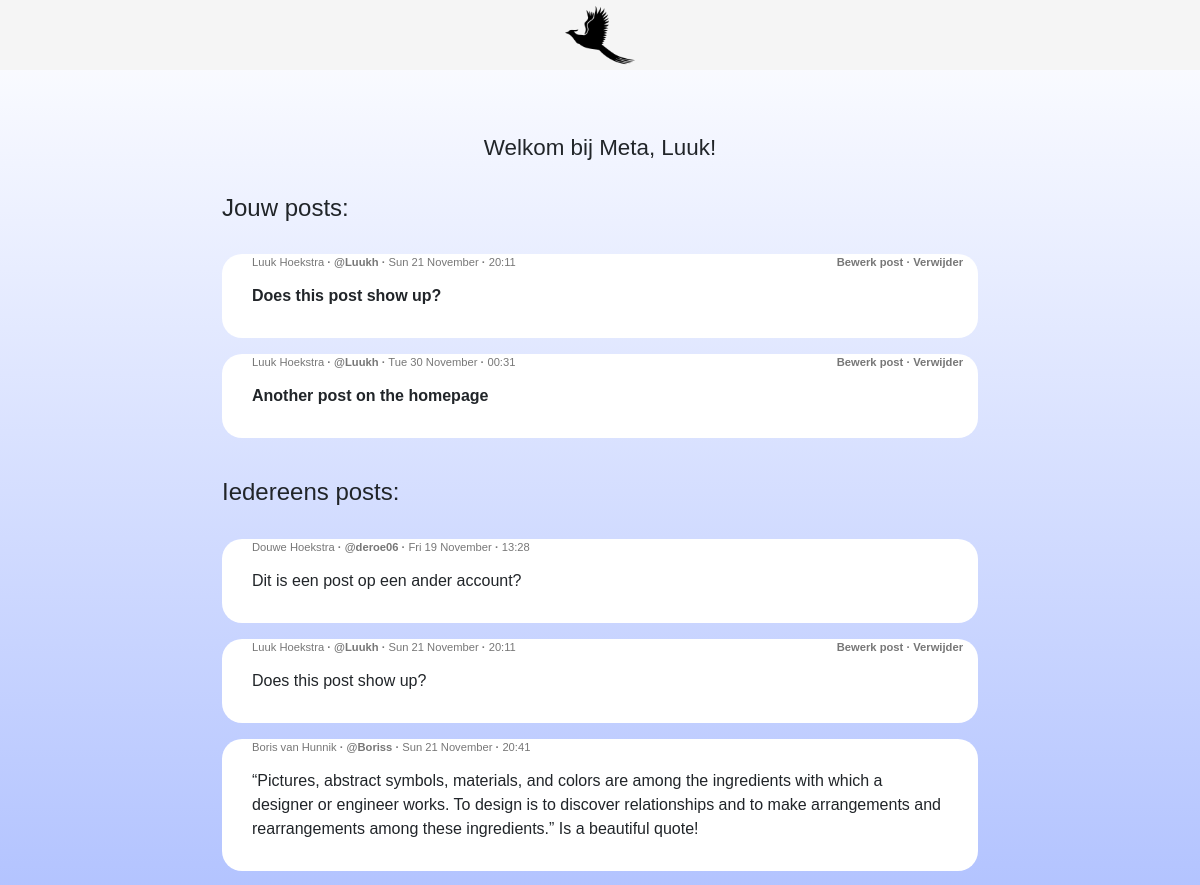
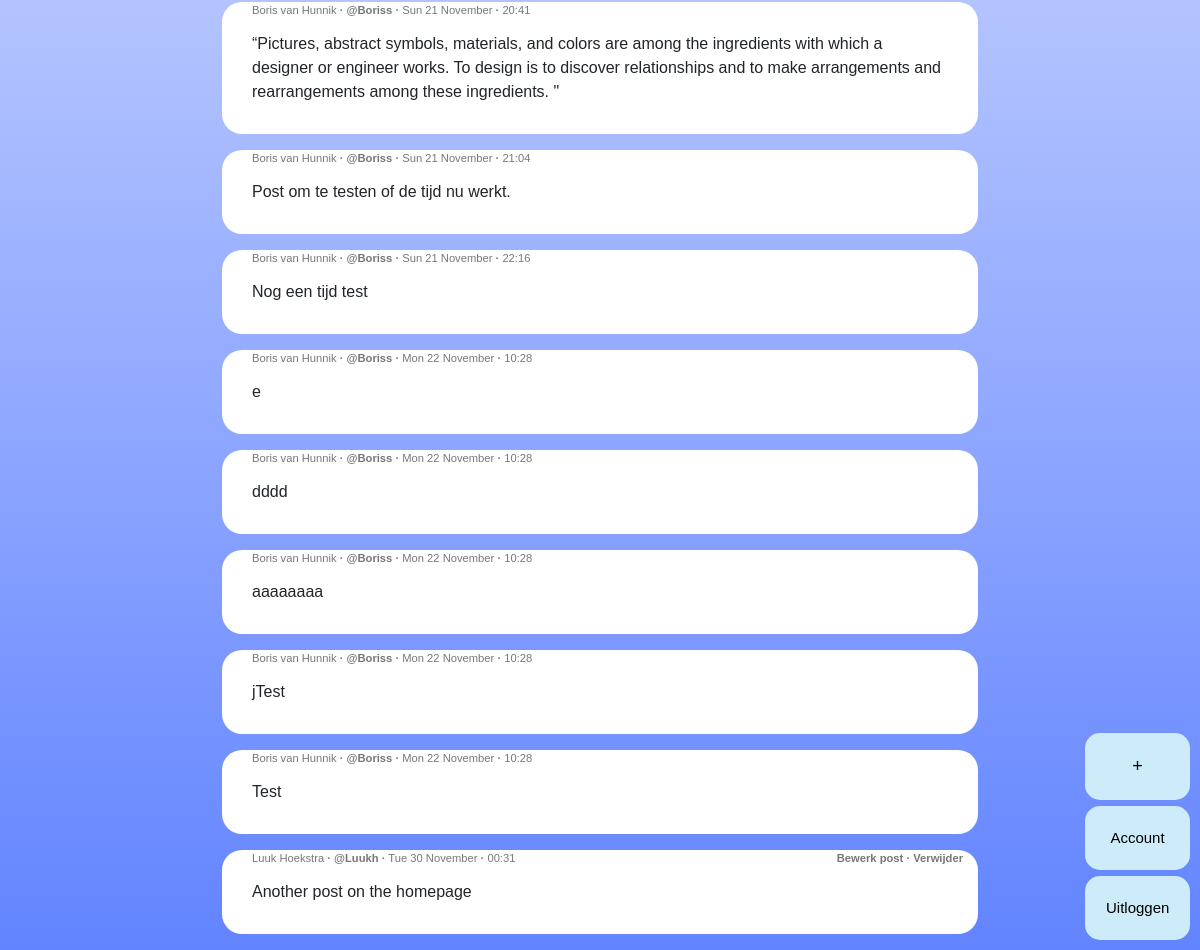
Page / (signed in) on the earlier database version (2 pictures, top to bottom).
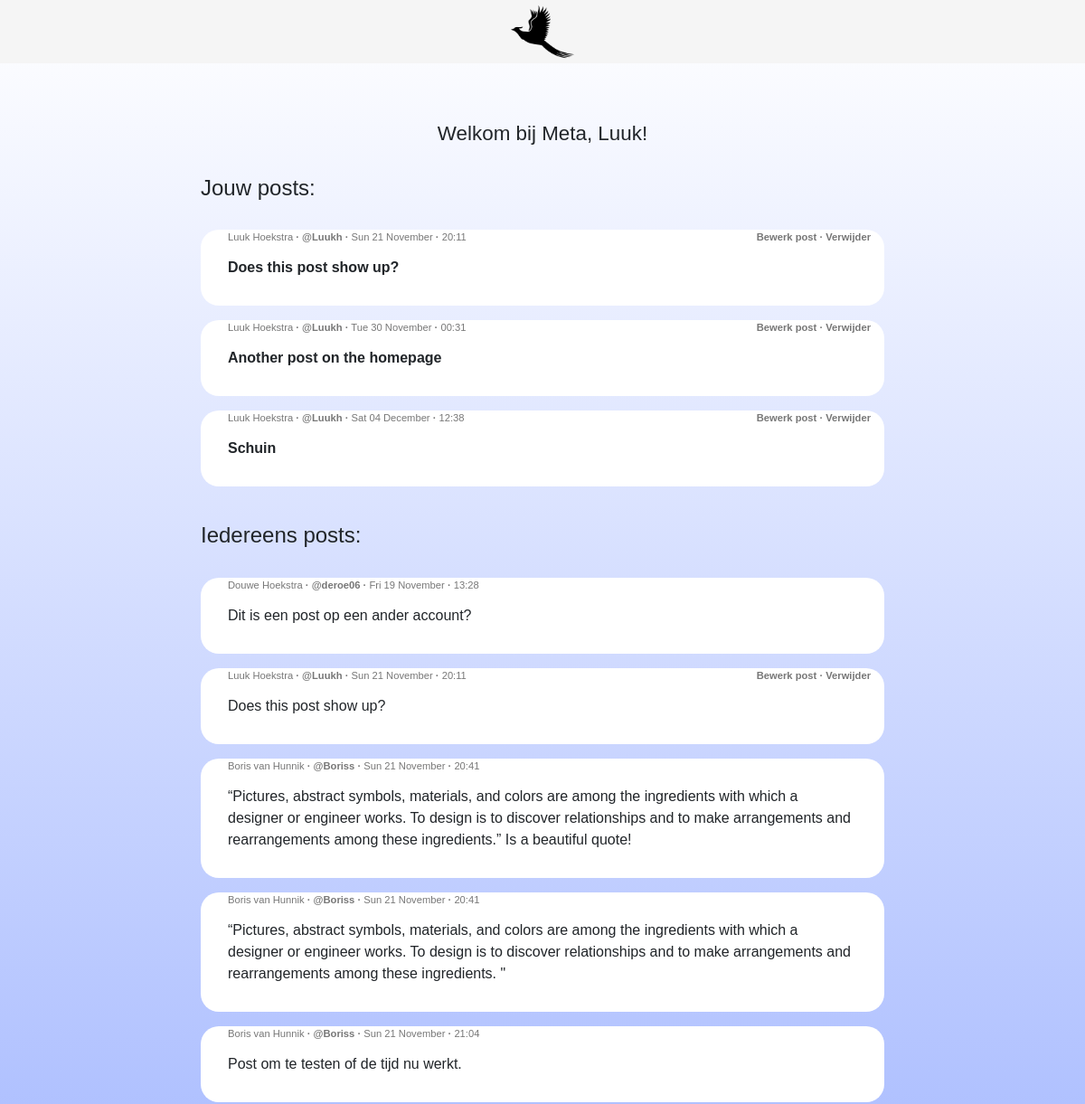
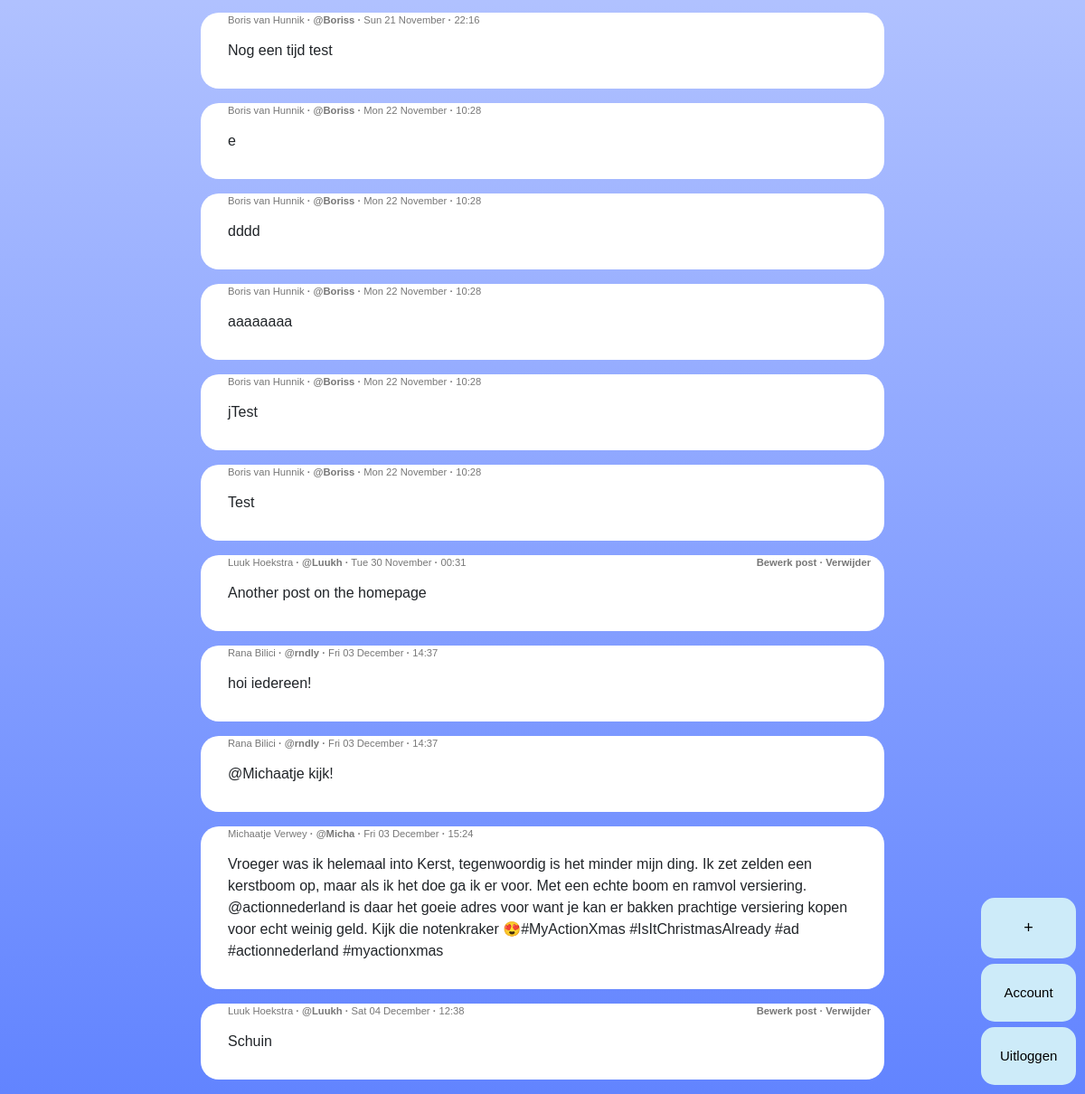
Same page on the later database version (2 pictures, top to bottom).
### website/models.py (models this page shows)
class User(db.Model, UserMixin):
    id = db.Column(db.Integer, primary_key=True)
    email = db.Column(db.String(150), nullable=False, unique=True)
    password = db.Column(db.String(150), nullable=False)
    user_name = db.Column(db.String(150), nullable=False, unique=True)
    first_name = db.Column(db.String(150), nullable=False)
    last_name = db.Column(db.String(150), nullable=False)
    birth_date = db.Column(MyDateTime)
    creation_date = db.Column(db.DateTime(timezone=True), nullable=False, default=datetime.utcnow)
    notes = db.relationship('Note', back_populates='user')

class Note(db.Model):
    id = db.Column(db.Integer, primary_key=True)
    data = db.Column(db.String(10000), nullable=False)
    date = db.Column(db.DateTime(timezone=True), nullable=False, default=datetime.now())
    user_id = db.Column(db.Integer, db.ForeignKey('user.id'))
    user = db.relationship('User', back_populates='notes')

### website/views.py (the view, shortened to what this page needs)
@views.route('/', methods=['GET', 'POST'])
@login_required
def home():
    Notes = Note.query.all()
    Users = User.query.all()
    for user in Users:
        print(user.user_name)
    return render_template("home.html", user=current_user, posts=Notes, people=Users)

### website/__init__.py (called while the page is built)
def create_app():
    app = Flask(__name__)
    app.config['SECRET_KEY'] = 'SeCReT key that no one knows'
    app.config['SQLALCHEMY_DATABASE_URI'] = f'sqlite:///{DB_NAME}'
    db.init_app(app)
    from .views import views
    from .auth import auth
    app.register_blueprint(views, url_prefix='/')
    app.register_blueprint(auth, url_prefix='/')
    from .models import User, Note
    create_database(app)
    login_manager = LoginManager()
    login_manager.login_view = 'auth.login'
    login_manager.init_app(app)
    @login_manager.user_loader
    def load_user(id):
        return User.query.get(int(id))
    return app

### website/templates/home.html (shortened to what this page needs)
{% extends "base.html" %}{% block title %}Meta{% endblock %} {% block content %}
<div class="header">
  <div class="container">
    <div class="home">
      <div class="yourposts">
        <div>
          <br />
          <h1 class="Welkom">Welkom bij Meta, {{current_user.first_name}}!</h1>
        </div>
        <br />
        <h4>Jouw posts:</h4>
        <br />
        {% for notes in user.notes %}
        <ul style="list-style-type: none">
          <li>
            <span class="left">
              {{ notes.user.first_name}} {{notes.user.last_name}}
              <strong>·</strong> <strong>@{{notes.user.user_name}}</strong>
              <strong>·</strong> {{notes.date.strftime('%a %d %B')}}
              <strong>·</strong> {{notes.date.strftime('%H:%M')}}
            </span>
            <span class="right"
              >{% if current_user.email == notes.user.email %}<a
                type="button"
                class="text-button"
                >Bewerk post</a
              >
              <strong>·</strong>
              <a
                type="button"
                class="text-button"
                onClick="deleteNote({{notes.id}})"
                >Verwijder</a
              >{% endif %}
            </span>
            <div class="post">{{ notes.data }}</div>
          </li>
        </ul>
        {% endfor %}
      </div>
      <div class="allposts">
        <br />
        <h4>Iedereens posts:</h4>
        <br />
        {% for notes in posts %}
        <ul style="list-style-type: none">
          <li>
            <span class="left">
              {{ notes.user.first_name}} {{notes.user.last_name}}
              <strong>·</strong> <strong>@{{notes.user.user_name}}</strong>
              <strong>·</strong> {{notes.date.strftime('%a %d %B')}}
              <strong>·</strong> {{notes.date.strftime('%H:%M')}}
            </span>
            <span class="right"
              >{% if current_user.email == notes.user.email %}<a
                type="button"
                class="text-button"
                >Bewerk post</a
              >
              <strong>·</strong>
              <a
                type="button"
                class="text-button"
                onClick="deleteNote({{notes.id}})"
                >Verwijder</a
              >{% endif %}
            </span>
            <div class="post-tot">{{ notes.data }}</div>
          </li>
        </ul>
        {% endfor %}
      </div>
    </div>
  </div>
  <button class="buttonpost buttonright" id="myBtn">+</button>
  <a id="account" href="/account"
    ><button class="butaccount buttonright">Account</button></a
  >
  <a id="logout" href="/logout"
    ><button class="butlogout buttonright">Uitloggen</button></a
  >
</div>
{% endblock %}

### website/templates/base.html (shortened to what this page needs)
<!DOCTYPE html>
<html>
  <head>
    <link
      rel="stylesheet"
      href="https://stackpath.bootstrapcdn.com/bootstrap/4.4.1/css/bootstrap.min.css"
    />
    <link
      rel="stylesheet"
      href="https://stackpath.bootstrapcdn.com/font-awesome/4.7.0/css/font-awesome.min.css"
    />
    <link
      rel="stylesheet"
      href="https://use.fontawesome.com/releases/v5.0.7/css/all.css"
    />
  </head>
  <body>
    <div class="taskbar">
      {% if user.is_authenticated %}
      <a id="home" href="/"
        ><img
          src="static/images/Logo-website.jpg"
          alt="Logo van de website
            als home knop"
          class="imgHome"
          width="70px"
          height="70px"
      /></a>
      {% endif %}
    </div>
    <div class="container">{% block content %} {% endblock %}</div>
  </body>
</html>

### website/static/css/index.css (style rules this page uses)
* { margin: 0; padding: 0; outline: none; box-sizing: border-box; }
html { min-height: 100%; }
body { background: linear-gradient(180deg, #FFFFFF 0%, #6284FF 100%); font-family: 'Lucida Sans', 'Lucida Sans Regular', 'Lucida Grande', 'Lucida Sans Unicode', Geneva, Verdana, sans-serif; }
.home { margin: 1% 15%; }
.left { float: left; text-align: left; padding-left: 30px; }
.right { float: right; text-align: right; padding-right: 15px; }
.text-button { font-weight: bold; }
.taskbar { overflow: hidden; position: fixed; top: 0; width: 100%; }
.imgHome { display: block; margin-left: auto; margin-right: auto; cursor: pointer; }
.post-tot { background-color: white; padding: 30px; border-radius: 20px; }
.post { font-family: Arial; background-color: white; font-weight: bold; padding: 30px; border-radius: 20px; }
h1 { font-size: 1.4rem; margin-top: 40px; }
span { font-size: .7em; color: #777; }
.buttonright { border-color: #cdebf9; border: 0; border-radius: 15px; color: black; background: #cdebf9; cursor: pointer; position: fixed; bottom: 80px; right: 10px; width: 105px; }
.buttonpost { padding: 20px 35px; font-size: 18px; border-radius: 15px; bottom: 150px; }
.butaccount { font-size: 15px; padding: 21px 21px; bottom: 80px; }
.butlogout { font-size: 15px; padding: 21px 21px; bottom: 10px; }
.Welkom { text-align: center; margin-top: 100px; }

Differences in the rows shown:
added Note: user.first_name "Luuk", user.last_name "Hoekstra", user.user_name "Luukh", date "Sat 04 December", date "12:38", data "Schuin"
added Note: user.first_name "Rana", user.last_name "Bilici", user.user_name "rndly", date "Fri 03 December", date "14:37", data "hoi iedereen!", shown under "Iedereens posts:"
added Note: user.first_name "Rana", user.last_name "Bilici", user.user_name "rndly", date "Fri 03 December", date "14:37", data "@Michaatje kijk!", shown under "Iedereens posts:"
added Note: user.first_name "Michaatje", user.last_name "Verwey", user.user_name "Micha", date "Fri 03 December", date "15:24", data "Vroeger was ik helemaal into Kerst, tegenwoordig is het minder mijn ding. Ik zet zelden een kerstboom op, maar als ik het doe ga ik er voor. Met een echte boom en ramvol versiering. @actionnederland is daar het goeie adres voor want je kan er bakken prachtige versiering kopen voor echt weinig geld. Kijk die notenkraker 😍#MyActionXmas #IsItChristmasAlready #ad #actionnederland #myactionxmas", shown under "Iedereens posts:"
